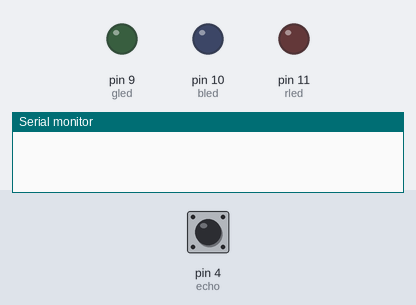
The sketch below on a simulated Arduino Uno, built with avr-gcc and run on an emulated ATmega328P. Shown: output pins drawn as LEDs (lit = HIGH), the last lines printed to the serial monitor. The test bench sets the inputs (shaded band); at power-on: pin 4 (echo) LOW. Pins used as bus, display or sensor lines are not drawn.

Above: at 0.1 s.
At 1.2 s:
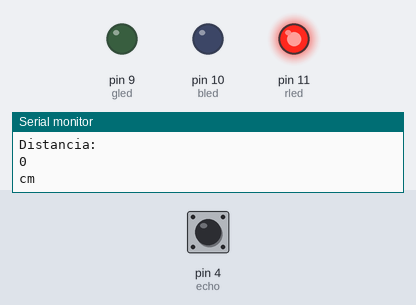
1.3 s: pin 4 (echo) pulsed HIGH 2 times (0.12 s each, 0.3 s apart)
At 2.9 s:
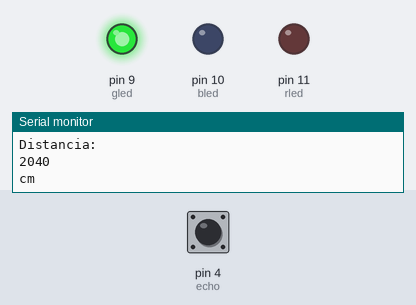
Timing chart, 0 to 4.7 s (numbered marks = the images above; inputs shaded):
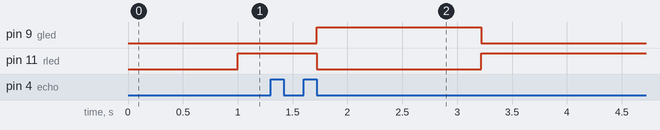

The sketch:

Medidor_Distancias.ino
```cpp
// Declaracion de variables a ocupar
long dis;
long tiem;
int trig = 3;
int echo = 4;

int rled = 11; // Pin PWN 11 para led rojo
int bled = 10; // Pin PWM 10 para led azul
int gled = 9;  // Pin PWM 9  para led verde

//Inicializar
void setup( ){
Serial.begin(9600); //Se elige la frecuencia en baudios
pinMode(trig, OUTPUT); //salida del pulso generado por el sensor ultrasónico
pinMode(echo, INPUT);//entrada del pulso generado por el sensor ultrasónico
pinMode(rled,INPUT);
}
void loop(){
digitalWrite(trig,LOW);//recibimiento del pulso.
delayMicroseconds(5); //se Espera por microsegundos
digitalWrite(trig, HIGH);//envió del pulso.
delayMicroseconds(trig);

tiem=pulseIn(echo, HIGH);//fórmula para medir el pulso entrante.
dis= long(0.017*tiem);//fórmula para calcular la distancia del sensor ultrasónico.

//Se comparan las distancias para poder activar los distintos colores del led RGB
if(dis>100)
{
  analogWrite(gled,255); //Se enciende led RGB
}
else
{
  analogWrite(gled,0); //Se apaga led RGB si no esta en la distancia
}

if(dis>= 50 && dis < 100)
{
  analogWrite(bled,255);//Se enciende led RGB
}
else
{
  analogWrite(bled,0); //Se apaga led RGB
}

if(dis < 50)
{
  analogWrite(rled,255); //Se enciende led RGB
}
else
{
  analogWrite(rled,0); //Se apaga led RGB
}

Serial.println("Distancia: ");  //Se escribe la distancia en monitor serie
Serial.println(dis);
Serial.println("cm");
delay(500);
}
```

Measured:
- after the input at 1.3 s, pin 9 (gled): LOW → HIGH after 0.42 s, → LOW 1.5 s later; pin 11 (rled): HIGH → LOW after 0.42 s, → HIGH 1.5 s later
